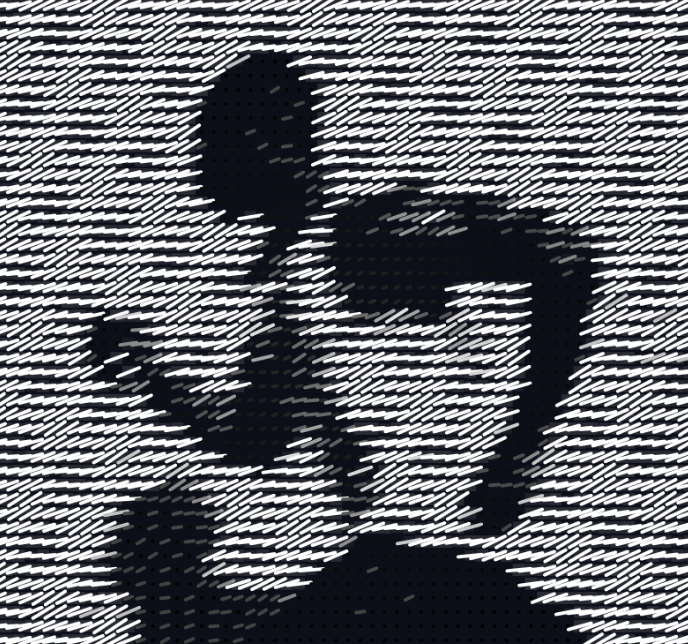
#> input picture assets/image.png, 1376 x 1288 px (shown at 1/2 size)
$ python generate.py
#> lines starting #> are read from the running program, lines starting #| are printed output that depends on the picture
#> (reads profile.json from the repository)
### image_to_ascii.py
#!/usr/bin/env python3
"""
image_to_ascii.py - Converts an image file to ASCII text format.

Usage:
    python image_to_ascii.py input.png [--width 50] [--output assets/ascii.txt] [--ramp blocks|standard|detailed]
"""

import argparse
import sys
from pathlib import Path
from PIL import Image, ImageEnhance

RAMPS = {
    "standard": ["@", "%", "#", "*", "+", "=", "-", ":", ".", " "],
    "blocks": ["█", "▓", "▒", "░", " "],
    "detailed": ["$", "@", "B", "%", "8", "&", "W", "M", "#", "*", "o", "a", "h", "k", "b", "p", "q", "w", "m", "Z", "O", "0", "Q", "L", "C", "J", "Y", "X", "z", "c", "v", "u", "n", "x", "r", "f", "t", "j", "f", "/", "\\", "|", "(", ")", "1", "{", "}", "[", "]", "?", "-", "_", "+", "~", "<", ">", "i", "!", "l", "I", ";", ":", ",", "\"", "^", "`", "'", ".", " "],
}


def convert_image_to_ascii(
    image_path: Path,
    width: int = 50,
    ramp_name: str = "standard",
    enhance_contrast: float = 1.3,
) -> str:
#> called with width = 40, ramp_name = 'standard', enhance_contrast = 1.3
    try:
        image = Image.open(image_path)
#> image is the input picture: PIL image 1376x1288 RGBA; mean R, G, B, A 105.5, 107.3, 112.5, 255
    except Exception as e:
        print(f"Error loading image '{image_path}': {e}", file=sys.stderr)
        sys.exit(1)

    # Enhance contrast slightly for better ASCII definition
    if enhance_contrast != 1.0:
        enhancer = ImageEnhance.Contrast(image)
        image = enhancer.enhance(enhance_contrast)
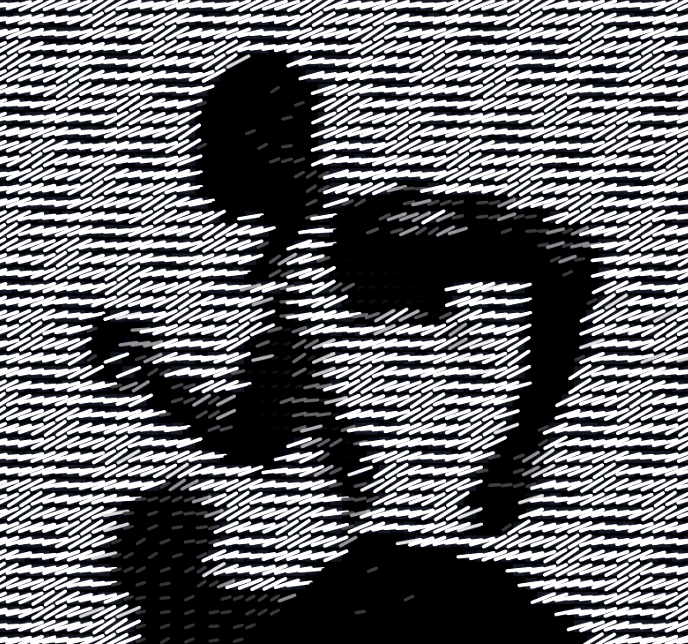
#> image: PIL image 1376x1288 RGBA (shown at 1/2 size); mean R, G, B, A 100.3, 101.3, 104.6, 255

    # Calculate height respecting terminal character aspect ratio (~0.55 height per char width)
    orig_width, orig_height = image.size
#> orig_width = 1376; orig_height = 1288
    aspect_ratio = orig_height / float(orig_width)
#> aspect_ratio = 0.936
    height = int(width * aspect_ratio * 0.55)
#> height = 20
    height = max(1, height)

    resized_image = image.resize((width, height)).convert("L")
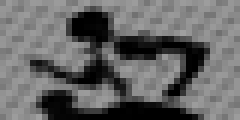
#> resized_image: PIL image 40x20 L (shown 6 times larger); min 0, max 159, mean 101.4

    try:
        pixels = list(resized_image.get_flattened_data())
    except AttributeError:
        pixels = list(resized_image.getdata())
#> pixels = 800 values, max 159 at index 230, min 0 at index 94, mean 101.4

    ramp = RAMPS.get(ramp_name, RAMPS["standard"])
    ramp_len = len(ramp)

    ascii_str = ""
    for i, pixel in enumerate(pixels):
        # Map grayscale value (0-255) to character array index
        char_index = int((pixel / 255.0) * (ramp_len - 1))
        ascii_str += ramp[char_index]
        if (i + 1) % width == 0:
            ascii_str += "\n"
#> this loop made 800 passes
#> (pixel, char_index, ascii_str) on passes 1 to 3: (130, 4, '+'), (153, 5, '+='), (143, 5, '+==')

    return ascii_str


# [23 lines left out: function main, not called in this run]


# [2 lines that do not run on import are left out]

### generate.py
#!/usr/bin/env python3
"""
generate.py - GitHub Profile Terminal SVG Generator for @garvittsingla

Fetches user configuration from profile.json, ASCII art from assets/ascii.txt
(or converts assets/image.png automatically if present), and dynamic GitHub API stats
(including open, merged, closed PR counts), rendering a fastfetch/neofetch-styled
dark terminal card saved to assets/profile.svg.
"""

import base64
import html
import json
import os
import sys
import xml.etree.ElementTree as ET
from datetime import datetime, timezone
from pathlib import Path
from typing import Dict, List, Optional, Tuple, Any

import requests
from dateutil.relativedelta import relativedelta

# Import image_to_ascii helper if available
try:
    from image_to_ascii import convert_image_to_ascii
except ImportError:
    convert_image_to_ascii = None

# Paths
BASE_DIR = Path(__file__).parent
CONFIG_PATH = BASE_DIR / "profile.json"
ASCII_PATH = BASE_DIR / "assets" / "ascii.txt"
IMAGE_PATH = BASE_DIR / "assets" / "image.png"
OUTPUT_SVG_PATH = BASE_DIR / "assets" / "profile.svg"

# GitHub Username
DEFAULT_USERNAME = "garvittsingla"


class GitHubAPI:
    """Helper for fetching data from GitHub REST API with rate-limiting and pagination support."""

    BASE_URL = "https://api.github.com"

    def __init__(self, username: str, token: Optional[str] = None):
        self.username = username
        self.token = token or os.getenv("GITHUB_TOKEN")
        self.session = requests.Session()
        self.session.headers.update({
            "Accept": "application/vnd.github.v3+json",
            "User-Agent": f"github-profile-generator/{username}",
        })
        if self.token:
            self.session.headers["Authorization"] = f"Bearer {self.token}"

    # [46 lines left out: functions github_get, github_get_paginated, not called in this run]

    def get_user_profile(self) -> Optional[Dict[str, Any]]:
        return self.github_get(f"users/{self.username}")

    # [69 lines left out: functions get_owned_repositories, get_public_commits_estimate, get_pr_stats, not called in this run]


def load_profile_config(path: Path) -> Dict[str, Any]:
    if not path.exists():
        print(f"Warning: {path} not found. Using defaults.", file=sys.stderr)
        return {}
    try:
        with open(path, "r", encoding="utf-8") as f:
            return json.load(f)
    except Exception as e:
        print(f"Error reading {path}: {e}", file=sys.stderr)
        return {}


def prepare_ascii_art() -> List[str]:
    if IMAGE_PATH.exists() and convert_image_to_ascii is not None:
        try:
            print(f"Converting {IMAGE_PATH.name} to ASCII art...")
            ascii_text = convert_image_to_ascii(IMAGE_PATH, width=40, enhance_contrast=1.3)
            ASCII_PATH.write_text(ascii_text, encoding="utf-8")
            return [line.rstrip("\r\n") for line in ascii_text.splitlines()]
        except Exception as e:
            print(f"Warning: Failed to convert image to ASCII: {e}", file=sys.stderr)

    if ASCII_PATH.exists():
        try:
            with open(ASCII_PATH, "r", encoding="utf-8") as f:
                return [line.rstrip("\r\n") for line in f]
        except Exception as e:
            print(f"Error reading ASCII file {ASCII_PATH}: {e}", file=sys.stderr)

    return [
        "  ██████╗  █████╗ ██████╗ ██╗   ██╗██╗████████╗",
        " ██╔════╝ ██╔══██╗██╔══██╗██║   ██║██║╚══██╔══╝",
        " ██║  ███╗███████║██████╔╝██║   ██║██║   ██║   ",
        " ██║   ██║██╔══██║██╔══██╗╚██╗ ██╔╝██║   ██║   ",
        " ╚██████╔╝██║  ██║██║  ██║ ╚████╔╝ ██║   ██║   ",
        "  ╚═════╝ ╚═╝  ╚═╝╚═╝  ╚═╝  ╚═══╝  ╚═╝   ╚═╝   ",
    ]


# [20 lines left out: function calculate_uptime, not called in this run]


def escape(text: str) -> str:
    return html.escape(str(text), quote=True)


# [308 lines left out: functions format_value, render_terminal_svg, validate_svg_xml, not called in this run]


def main():
    print("--- Starting GitHub Profile Terminal SVG Generator ---")

    config = load_profile_config(CONFIG_PATH)
    username = config.get("username", DEFAULT_USERNAME)
    print(f"Generating terminal profile for user: {username}")

    ascii_lines = prepare_ascii_art()
#> ascii_lines = 20 items
    print(f"Loaded ASCII art ({len(ascii_lines)} lines).")
#| Loaded ASCII art (20 lines).

    gh_api = GitHubAPI(username=username)

    print("Fetching GitHub user profile...")
    user_data = gh_api.get_user_profile() or {}

    print("Fetching GitHub repositories...")
    owned_repos = gh_api.get_owned_repositories()

    public_repos = user_data.get("public_repos", len(owned_repos))
    followers = user_data.get("followers", 0)
    following = user_data.get("following", 0)
    created_at = user_data.get("created_at")

    total_stars = sum(r.get("stargazers_count", 0) for r in owned_repos)
    total_forks = sum(r.get("forks_count", 0) for r in owned_repos)

    print("Estimating public contributions/commits...")
    public_commits = gh_api.get_public_commits_estimate(owned_repos)

    print("Fetching PR statistics (open, merged, closed)...")
    pr_stats = gh_api.get_pr_stats()

    uptime_str = calculate_uptime(created_at)

    stats = {
        "public_repos": public_repos,
        "followers": followers,
        "following": following,
        "created_at": created_at,
        "uptime": uptime_str,
        "total_stars": total_stars,
        "total_forks": total_forks,
        "public_commits": public_commits,
        "pr_open": pr_stats.get("open", "N/A"),
        "pr_merged": pr_stats.get("merged", "N/A"),
        "pr_closed": pr_stats.get("closed", "N/A"),
    }

    print(f"Stats compiled: {stats}")

    svg_content = render_terminal_svg(config, ascii_lines, stats)

    if not validate_svg_xml(svg_content):
        print("Error: Generated SVG failed XML validation!", file=sys.stderr)
        sys.exit(1)

    OUTPUT_SVG_PATH.parent.mkdir(parents=True, exist_ok=True)
    with open(OUTPUT_SVG_PATH, "w", encoding="utf-8") as f:
        f.write(svg_content)

    print(f"Successfully generated profile SVG at: {OUTPUT_SVG_PATH}")
    print("--- Done ---")


if __name__ == "__main__":
#> (the run stopped early here; a loop or call above may not have finished)
